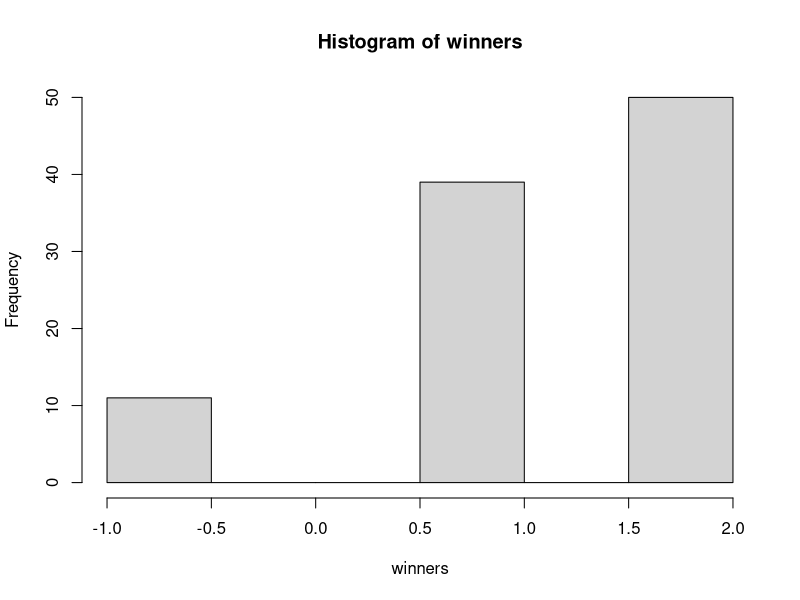
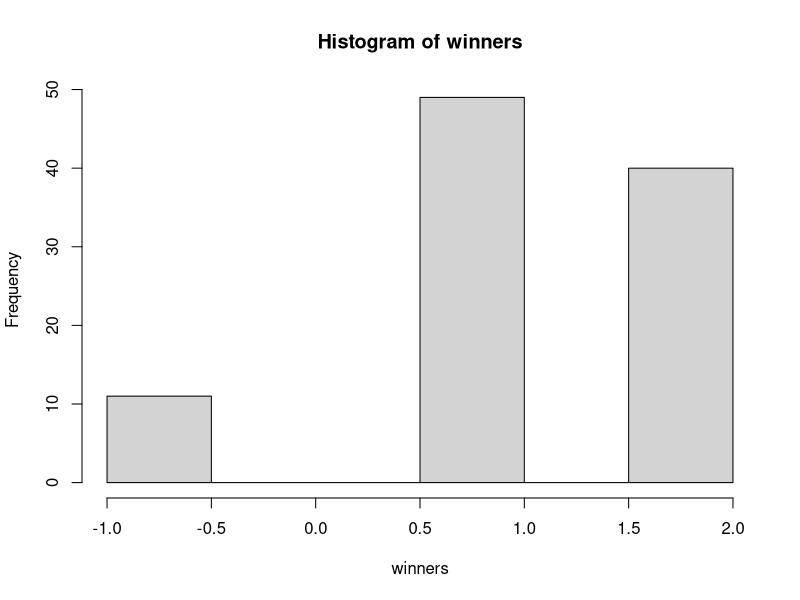

Recreate these plots in R, in order.
#This is a work in progress 1/28/2022

create_board <- function() {
    return(matrix(0, 3, 3))
}

place <- function(board, player, position){
    if (board[c(position)] == 0) {
        board[c(position)] <- player
     }
     return (board)
}

possibilities <- function(board){
    return (which(board==0))
}

random_place <- function(board, player){
    selections = possibilities(board)
    if (length(selections) > 0){
        choice = sample(selections,1)
        board <- place(board, player, choice)
    }
    return (board)
}


row_win <- function(board, player){
    return (any( c(all(board[c(1,4,7)] == player), all(board[c(2,5,8)] == player), all(board[c(3,6,9)] == player))))

}

col_win <- function(board, player){
    return (any( c(all(board[c(1,2,3)] == player), all(board[c(4,5,6)] == player), all(board[c(7,8,9)] == player))))
}

diag_win <- function(board, player){
    return (any( c(all(board[c(1,5,9)] == player), all(board[c(3,5,7)] == player))))
}

evaluate <- function(board){
    winner = 0
    for (player in c(1, 2)) {
        if (row_win(board, player)){
            winner = player
        }
        else if (col_win(board, player)){ 
            winner = player
        }
        else if (diag_win(board, player)){
            winner = player
        }
    }
    # If so, store `player` as `winner`.
    if (all(board != 0) & winner == 0){
        winner = -1
    }
    return (winner)
}

play_game <-function(){
    winner <- 0
    player <- 1
    board <- create_board()
    while(winner == 0){
        board <- random_place(board, player)
        winner <- evaluate(board)
        if (player == 1){
            player <- 2
        }
        else {
            player <- 1
        }
     }
    return (winner)
}

winners <- replicate(100, play_game())
hist(winners)


play_strategic_game <-function(){
    board <- create_board()
    winner <- 0
    board[c(5)] <- 1
    while(winner == 0){
        for (player in c(2,1)){
            board <- random_place(board, player)
            winner <- evaluate(board)
            if (winner != 0) {
                break
            } 
        }
    }
    return (winner)
}

winners <- replicate(100, play_game())
hist(winners)













#TESTS
#board <- create_board()
#board <- place(board, 5, 3)
##board <- place(board, 5, 6)
#board <- place(board, 5, 9)
#board
#board <- random_place(board, 20)
#board <- random_place(board, 11)
#iag_win(board, 5)
#col_win(board, 5)
#row_win(board, 5)


#board[1][1] = 1
#board[2][1] = 1
#board
#which(board==0)

#board[c(which(board==0))]

#cols_with_all_zeros = (board==0)
#cols_with_all_zeros
